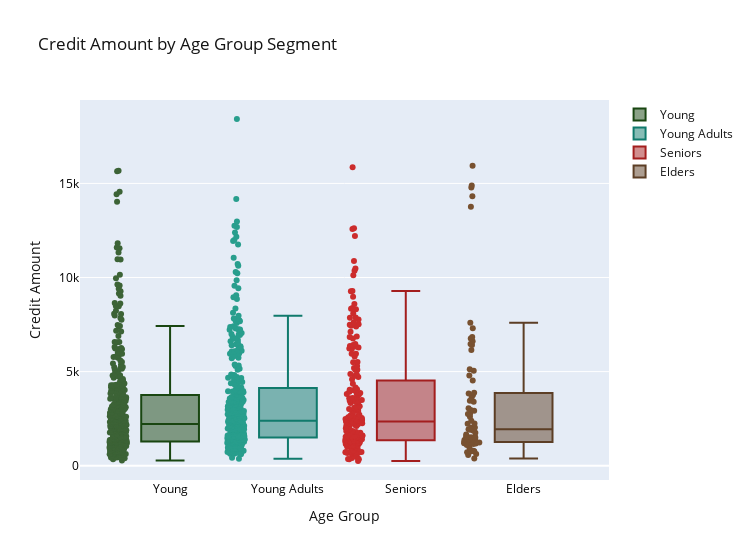

Source (notebook cell):
### Code cell
import plotly.graph_objs as go
from plotly.offline import iplot

young = df['Credit_amount'].loc[df['Age_Group'] == 'Young'].values.tolist()
young_adults = df['Credit_amount'].loc[df['Age_Group'] == 'Young Adults'].values.tolist()
senior = df['Credit_amount'].loc[df['Age_Group'] == 'Senior'].values.tolist()
elder_credit = df['Credit_amount'].loc[df['Age_Group'] == 'Elder'].values.tolist()

# Create the box plots by age category
young_credit = go.Box(
    y=young,
    name="Young",
    jitter=0.3,
    pointpos=-1.8,
    boxpoints='all',
    marker=dict(
        color='rgb(60, 99, 54)'),  # Darker green color
    line=dict(
        color='rgb(25, 70, 17)')  # Darker green color
)

young_adults_credit = go.Box(
    y=young_adults,
    name="Young Adults",
    jitter=0.3,
    pointpos=-1.8,
    boxpoints='all',
    marker=dict(
        color='rgb(40, 158, 141)'),  # Darker teal color
    line=dict(
        color='rgb(16, 122, 108)')  # Darker teal color
)

senior_credit = go.Box(
    y=senior,
    name="Seniors",
    jitter=0.3,
    pointpos=-1.8,
    boxpoints='all',
    marker=dict(
        color='rgb(204, 44, 44)'),  # Darker red color
    line=dict(
        color='rgb(163, 30, 30)')  # Darker red color
)

elder_credit = go.Box(
    y=elder_credit,
    name="Elders",
    jitter=0.3,
    pointpos=-1.8,
    boxpoints='all',
    marker=dict(
        color='rgb(120, 81, 48)'),  # Darker brown color
    line=dict(
        color='rgb(92, 62, 37)')  # Darker brown color
)

data = [young_credit, young_adults_credit, senior_credit, elder_credit]

layout = dict(
    title="Credit Amount by Age Group Segment",
    xaxis=dict(title="Age Group", tickfont=dict(color='black')),  # Darker x-axis tick labels
    yaxis=dict(title="Credit Amount", tickfont=dict(color='black')),  # Darker y-axis tick labels
    width=750,
    font=dict(color='rgb(20, 20, 20)')  # Darker text color
)

fig = dict(data=data, layout=layout)
iplot(fig, filename="Box Plot")

### Figure 1 — Plotly figure (JSON) as saved in the notebook; plotly's stock layout.template omitted (floating-point values rounded to 4 significant figures; data arrays with more than 128 entries replaced by an {"elided": "..."} marker saying what was removed)
{"data": [{"boxpoints": "all", "jitter": 0.3, "line": {"color": "rgb(25, 70, 17)"}, "marker": {"color": "rgb(60, 99, 54)"}, "name": "Young", "pointpos": -1.8, "type": "box", "y": {"elided": "371 int values"}}, {"boxpoints": "all", "jitter": 0.3, "line": {"color": "rgb(16, 122, 108)"}, "marker": {"color": "rgb(40, 158, 141)"}, "name": "Young Adults", "pointpos": -1.8, "type": "box", "y": {"elided": "355 int values"}}, {"boxpoints": "all", "jitter": 0.3, "line": {"color": "rgb(163, 30, 30)"}, "marker": {"color": "rgb(204, 44, 44)"}, "name": "Seniors", "pointpos": -1.8, "type": "box", "y": {"elided": "203 int values"}}, {"boxpoints": "all", "jitter": 0.3, "line": {"color": "rgb(92, 62, 37)"}, "marker": {"color": "rgb(120, 81, 48)"}, "name": "Elders", "pointpos": -1.8, "type": "box", "y": [1169, 3059, 1199, 6836, 1264, 6143, 2225, 1953, 1526, 1755, 618, 15945, 2012, 781, 766, 7308, 571, 5129, 1175, 1908, 1364, 2767, 1154, 2748, 1520, 4796, 6615, 1239, 13756, 14782, 14318, 3448, 3394, 1512, 2924, 3622, 3757, 1374, 2032, 1255, 1199, 2246, 385, 4526, 2600, 3832, 2384, 1538, 7596, 790, 6416, 1299, 5045, 1655, 1480, 3872, 1940, 6468, 930, 1338, 2957, 6761, 1364, 709, 1098, 14896, 1867, 1231, 1258, 753, 1409]}], "layout": {"font": {"color": "rgb(20, 20, 20)"}, "title": {"text": "Credit Amount by Age Group Segment"}, "width": 750, "xaxis": {"tickfont": {"color": "black"}, "title": {"text": "Age Group"}}, "yaxis": {"tickfont": {"color": "black"}, "title": {"text": "Credit Amount"}}}}
